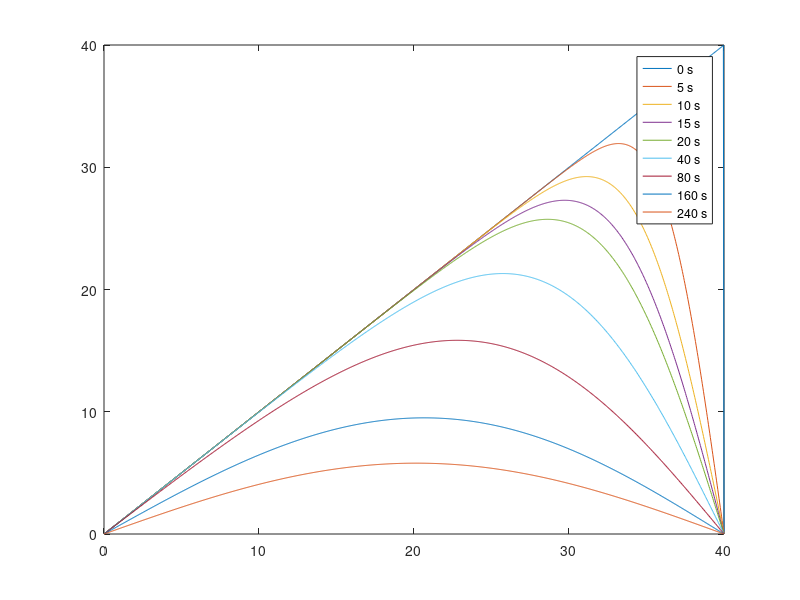

Write the MATLAB code that produced this figure.
clc;
clear all;
close;
% Set maximum number of partial sums
nmax=50;
% Initialize domain
x=linspace(0,40,1000);
t=[5 10 15 20 40 80 160 240];

T = zeros(size(x,2),size(t,2)+1);

% Initial condition
for i=1:length(x)
    if x(i)<=x(length(x)) && x(i)>0
        T(i,1)=x(i);
    else
        T(i,1)=0;
    end
end

% Calculate temperature of rod at various times

for k=1:8
    
    % set boundary conditions to zero
    T(1,k) = 0;
    T(end,k) = 0;
    
    for i = 2:length(x)-1
        for n=1:2:nmax
            T(i,k+1)=T(i,k+1)+(80/pi)*(1/n)*exp((-(n^2)*(pi^2)*t(k))/1600)*sin(n*pi*x(i)/40);
        end
        for n=2:2:nmax
            T(i,k+1)=T(i,k+1)-(80/pi)*(1/n)*exp((-n^2*pi^2*t(k))/1600)*sin(n*pi*x(i)/40);
        end
    end
    
end

% contruct thses to match the temperature matrix T, [1000x9]
% [x,t]=meshgrid(1:1:40,1:10:240);

figure(1)
for i = 1:9
    plot(x,T(:,i))
    hold on
end
legend('0 s','5 s','10 s','15 s','20 s','40 s','80 s','160 s','240 s')

% figure (3)
% surf(x,t,T)
% colorbar
% xlabel('Length along rod,x')
% ylabel('Time,sec')
% zlabel ('Temperature,C')